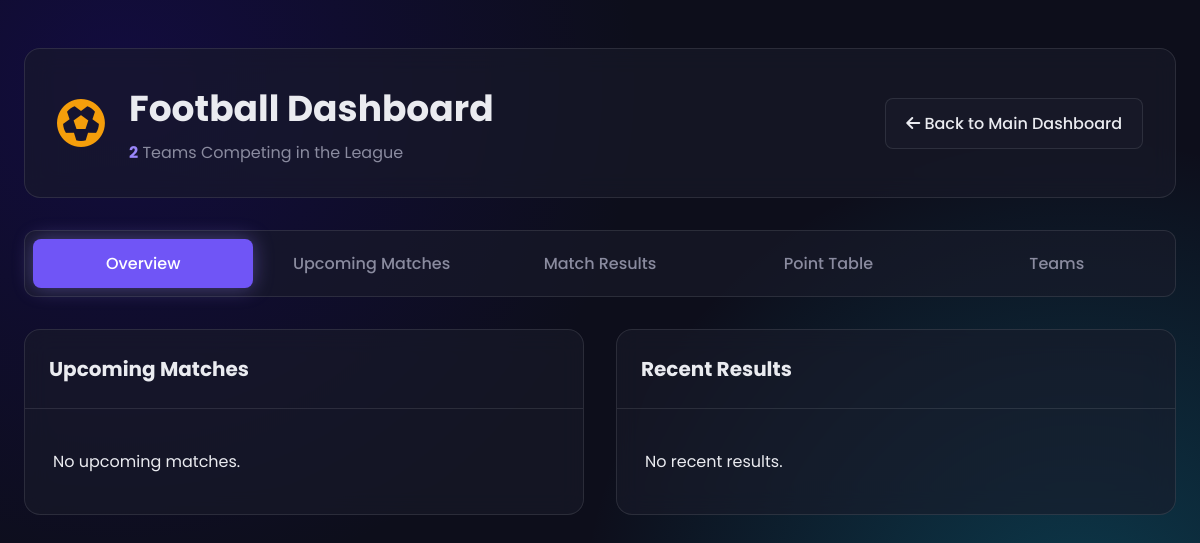
/football.php (signed in), run on an earlier commit of the app's database.
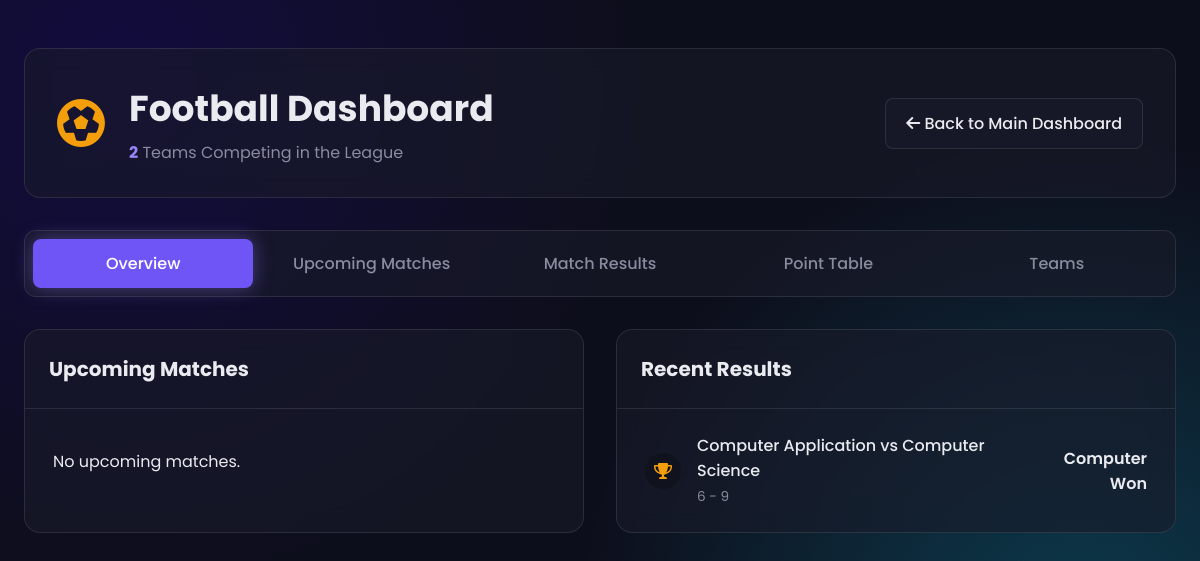
And on a later commit of the database.
### tables this page shows
CREATE TABLE `events` (
  `event_id` int(11) NOT NULL,
  `event_name` varchar(100) DEFAULT NULL,
  `sport_id` int(11) DEFAULT NULL,
  `event_date` datetime DEFAULT NULL,
  `venue` varchar(100) DEFAULT NULL,
  `description` text DEFAULT NULL,
  `status` enum('schedule','outgoing','completed','postponed','cancelled') DEFAULT 'schedule',
  `team1_id` int(11) DEFAULT NULL,
  `team2_id` int(11) DEFAULT NULL,
  `team1_score` int(11) NOT NULL DEFAULT 0,
  `team2_score` int(11) NOT NULL DEFAULT 0,
  `result` enum('team1_win','team2_win','draw','pending') DEFAULT 'pending'
);

CREATE TABLE `teams` (
  `team_id` int(11) NOT NULL,
  `team_name` varchar(100) DEFAULT NULL,
  `sport_id` int(11) DEFAULT NULL,
  `department_id` int(11) DEFAULT NULL,
  `created_by` int(11) DEFAULT NULL,
  `created_at` datetime DEFAULT current_timestamp()
);

### football.php (the view, shortened to what this page needs)
<?php
require_once 'config.php';
$sport_id_for_this_page = 2;
$stmt_all_upcoming = $conn->prepare("SELECT e.event_date, t1.team_name as team1, t2.team_name as team2, e.venue FROM events e JOIN teams t1 ON e.team1_id = t1.team_id JOIN teams t2 ON e.team2_id = t2.team_id WHERE e.sport_id = ? AND e.status = 'schedule' AND e.event_date >= NOW() ORDER BY e.event_date ASC");
$stmt_all_upcoming->bind_param("i", $sport_id_for_this_page);
$stmt_all_upcoming->execute();
$upcoming_matches_full = $stmt_all_upcoming->get_result()->fetch_all(MYSQLI_ASSOC);
$upcoming_matches_dashboard = array_slice($upcoming_matches_full, 0, 3);
$stmt_results_dashboard = $conn->prepare("SELECT e.result, t1.team_name as team1, t2.team_name as team2, e.team1_score, e.team2_score FROM events e JOIN teams t1 ON e.team1_id = t1.team_id JOIN teams t2 ON e.team2_id = t2.team_id WHERE e.sport_id = ? AND e.status = 'completed' ORDER BY e.event_date DESC LIMIT 3");
$stmt_results_dashboard->bind_param("i", $sport_id_for_this_page);
$stmt_results_dashboard->execute();
$recent_results_dashboard = $stmt_results_dashboard->get_result()->fetch_all(MYSQLI_ASSOC);
$stmt_teams_count = $conn->prepare("SELECT COUNT(*) as total FROM teams WHERE sport_id = ?");
$stmt_teams_count->bind_param("i", $sport_id_for_this_page);
$stmt_teams_count->execute();
$total_teams = $stmt_teams_count->get_result()->fetch_assoc()['total'];
?>
<!DOCTYPE html>
<html lang="en">
<head>
    <link rel="stylesheet" href="https://cdnjs.cloudflare.com/ajax/libs/font-awesome/6.0.0-beta3/css/all.min.css">
</head>
<body>
    <div class="page-container">
        <header class="page-header animate-on-load">
            <div class="header-title">
                <i class="fas fa-futbol"></i>
                <div>
                    <h1>Football Dashboard</h1>
                    <p><span class="team-count" data-count="<?php echo $total_teams; ?>">0</span> Teams Competing in the League</p>
                </div>
            </div>
            <a href="home.php" class="btn-home"><i class="fas fa-arrow-left"></i> Back to Main Dashboard</a>
        </header>
        <nav class="tab-nav animate-on-load">
            <button class="tab-btn active" data-tab="overview">Overview</button>
            <button class="tab-btn" data-tab="upcoming">Upcoming Matches</button>
            <button class="tab-btn" data-tab="results">Match Results</button>
            <button class="tab-btn" data-tab="points">Point Table</button>
            <button class="tab-btn" data-tab="teams">Teams</button>
        </nav>
        <div class="tab-content-container">
            <div id="overview" class="tab-pane active">
                <div class="content-grid">
                     <div class="content-card">
                        <h2>Upcoming Matches</h2>
                        <ul class="list">
                            <?php if(empty($upcoming_matches_dashboard)): ?><li class="list-item"><p>No upcoming matches.</p></li><?php endif; ?>
                        </ul>
                    </div>
                    <div class="content-card">
                        <h2>Recent Results</h2>
                        <ul class="list">
                            <?php if(empty($recent_results_dashboard)): ?><li class="list-item"><p>No recent results.</p></li><?php endif; ?>
                            <?php foreach($recent_results_dashboard as $i => $result): ?>
                            <li class="list-item">
                                <div class="list-item-icon" style="color: var(--gold);"><i class="fas fa-trophy"></i></div>
                                <div class="list-item-details"><p><?php echo htmlspecialchars($result['team1'])." vs ".htmlspecialchars($result['team2']); ?></p><span><?php echo $result['team1_score'] . ' - ' . $result['team2_score']; ?></span></div>
                                <div class="list-item-aside">
                                    <?php
                                        if($result['result']==='team1_win'){ echo htmlspecialchars(explode(' ', $result['team1'])[0])." Won"; }
                                        elseif($result['result']==='team2_win'){ echo htmlspecialchars(explode(' ', $result['team2'])[0])." Won"; }
                                        else{ echo "Draw"; }
                                    ?>
                                </div>
                            </li>
                            <?php endforeach; ?>
                        </ul>
                    </div>
                </div>
            </div>
        </div>
    </div>
</body>
</html>

What changed in the data, as far as the page shows it:
now on this page (row edited): events: team1.team_name "Computer Application", team2.team_name "Computer Science", team1_score "6", team2_score "9", team2.team_name "Computer"
Also different on the page:
text no longer shown: "No recent results."
